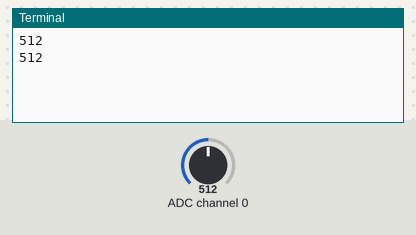
This program was run on a simulated Raspberry Pi (BCM pin numbers). Parts: the last lines printed to the terminal. The test bench sets the inputs (shaded band); at power-on: ADC channel 0 = 512 (analog values on the 0–1023 scale).

Above: at 1.2 s.
1.3 s: ADC channel 0 set to 716
At 2.6 s:
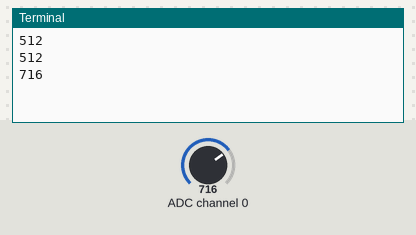
2.8 s: ADC channel 0 set to 900
At 3.4 s:
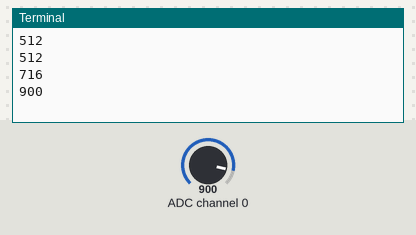
Timing chart, 0 to 5.8 s (numbered marks = the images above; inputs shaded):
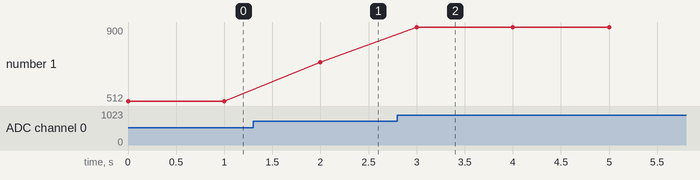

The program:

lumi.py
```python
import time
import RPi.GPIO as GPIO
import Adafruit_MCP3008
import busio

GPIO.setmode(GPIO.BCM)
GPIO.setwarnings(False)

mcp = Adafruit_MCP3008.MCP3008(clk=11, cs=8, miso=9, mosi=10)

def getLuminance():
        return mcp.read_adc(0)

if __name__ == "__main__":
        while(True):
                luminance = getLuminance()
                print(luminance)
                time.sleep(1)
```

Measured:
- after the input at 1.3 s, the terminal: prints a new line after 0.70 s (image 1)
- after the input at 2.8 s, the terminal: prints a new line after 0.20 s (image 2)
- plotted number 1: 512 → 716 after the input at 1.3 s, 716 → 900 after the input at 2.8 s
